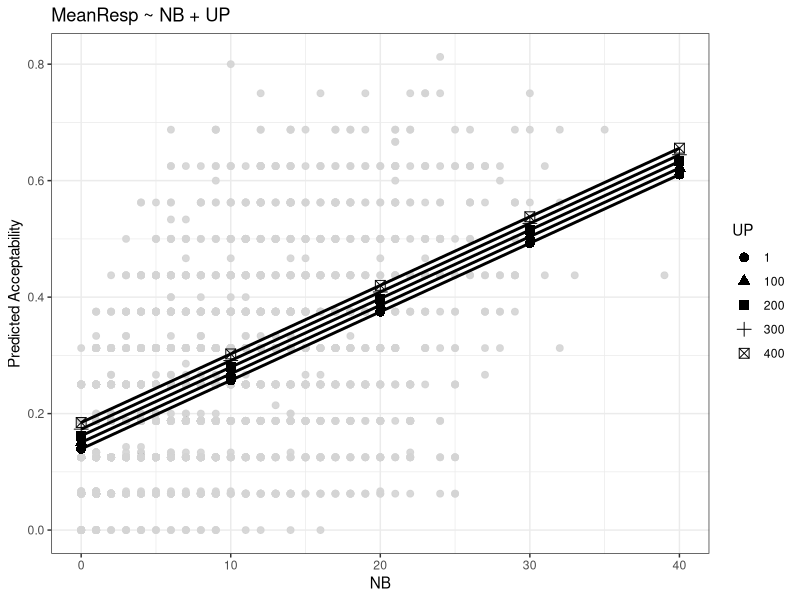
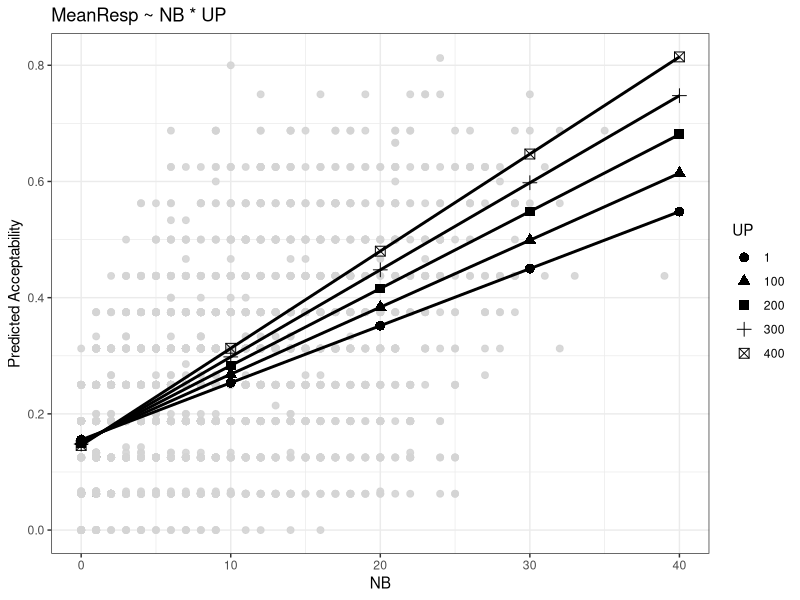
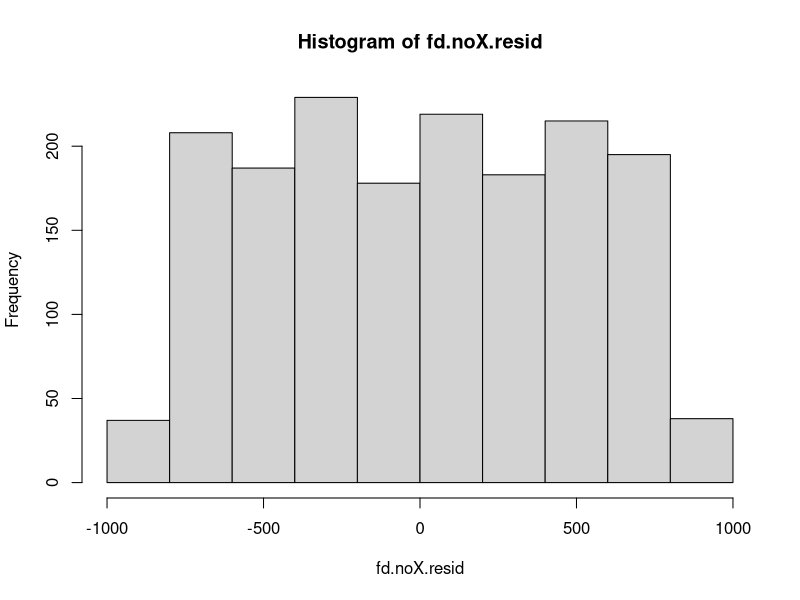
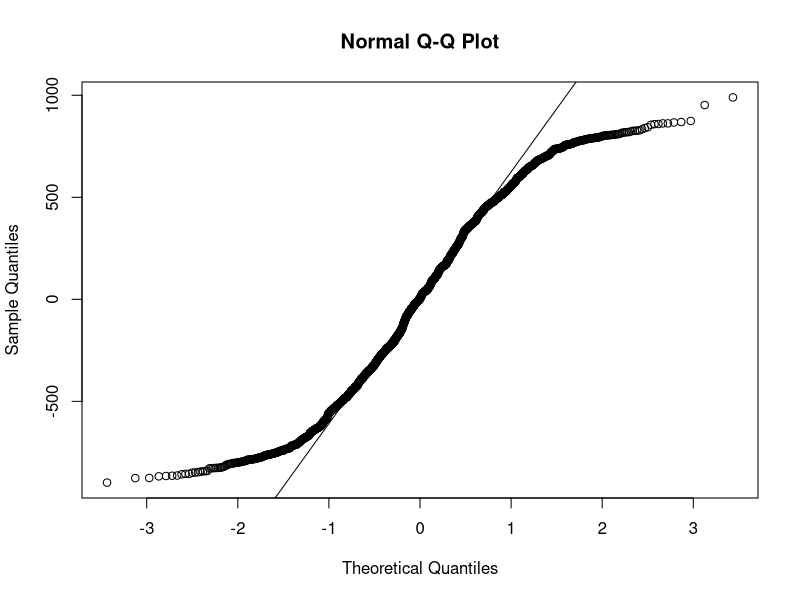
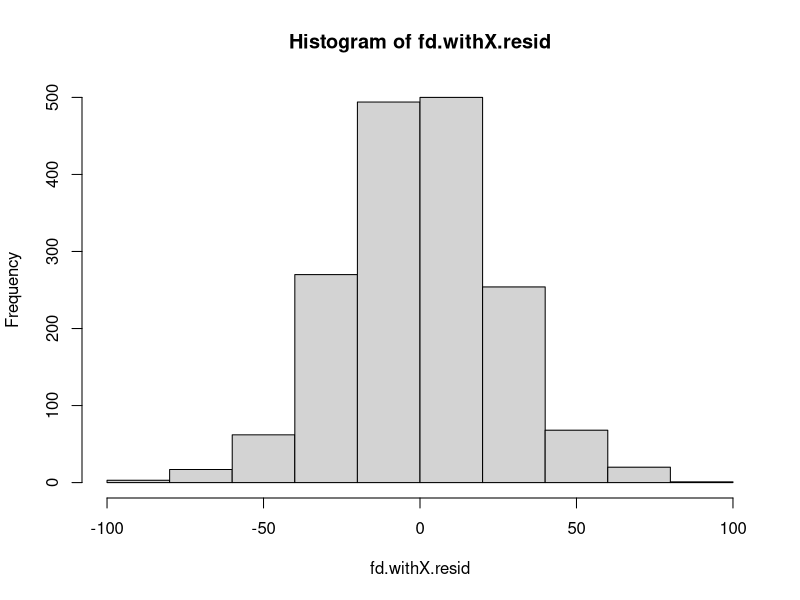
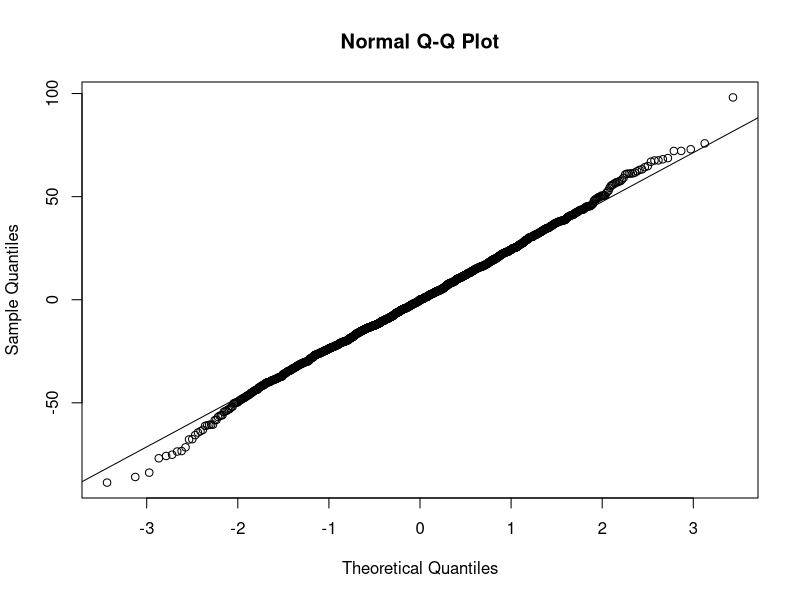
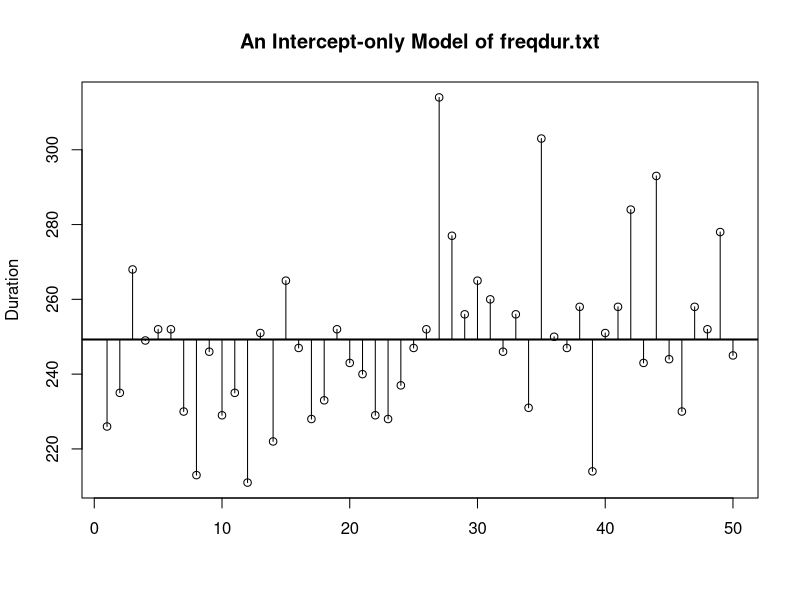
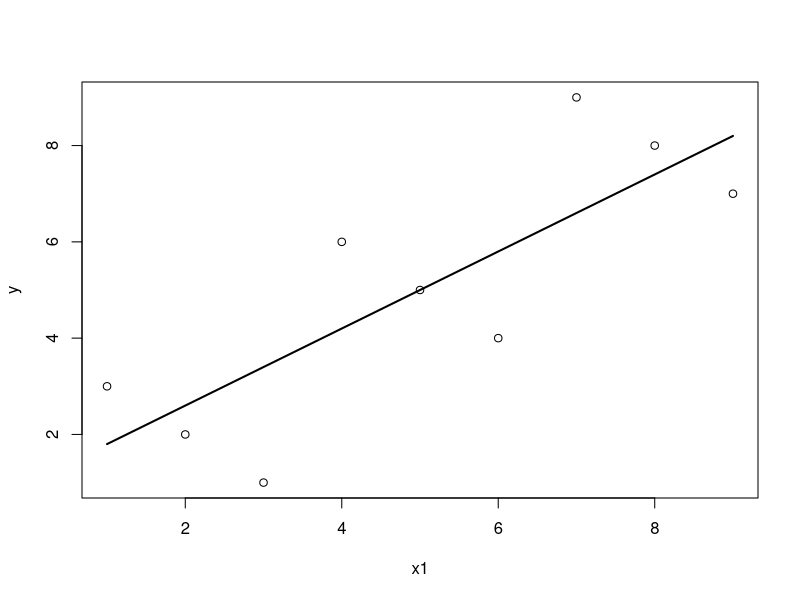

Source code (R) for these figures, in order:
# Figure 7
fd = read.delim("freqdur.txt")
fd$LogFreq = log(fd$Freq)

fd$FactorX = 1:nrow(fd) 		
fd$DurX = fd$Dur + fd$FactorX

fd.noX.lm = lm(DurX ~ LogFreq + AoA + Fam, data = fd)

fd.noX.resid = resid(fd.noX.lm)	

png(filename = "ch11.figure7a.png", height = 900, width = 1200, unit = "px",
    res = 200)

hist(fd.noX.resid)

dev.off()

png(filename = "ch11.figure7b.png", height = 900, width = 1200, unit = "px",
    res = 200)

qqnorm(fd.noX.resid)	
qqline(fd.noX.resid)

dev.off()

# Figure 8
fd.withX.lm = lm(DurX ~ LogFreq + AoA + Fam + FactorX, data = fd)
fd.withX.resid = resid(fd.withX.lm)

png(filename = "ch11.figure8a.png", height = 900, width = 1200, unit = "px",
    res = 200)

hist(fd.withX.resid)

dev.off()

png(filename = "ch11.figure8b.png", height = 900, width = 1200, unit = "px",
    res = 200)

qqnorm(fd.withX.resid)	
qqline(fd.withX.resid)

dev.off()

# Figure 9
fd = read.delim("freqdur.txt")
fd.int = lm(Dur ~ 1, data = fd)	

fd.sub = fd[1:50,]
x = 1:nrow(fd.sub)
y = fd.sub$Dur
fd.int.pred = predict(fd.int)

png(filename = "ch11.figure9.png", height = 900, width = 1200, unit = "px",
    res = 200)

plot(x, y, xlab = "", ylab = "Duration", 
     main = "An Intercept-only Model of freqdur.txt")
abline(fd.int, lwd = 2)
segments(x, y, x, fd.int.pred[1:50])

dev.off()

# Figure 10
x1 = c(1, 2, 3, 4, 5, 6, 7, 8, 9)
x2 = c(0, 0, 0, 4, 4, 4, 7, 7, 7)
y = c(3, 2, 1, 6, 5, 4, 9, 8, 7) 

fake.simp.lm = lm(y ~ x1)

png(filename = "ch11.figure10.png", height = 900, width = 1200, unit = "px",
    res = 200)

plot(x1, y)		  		                   
lines(predict(fake.simp.lm), lwd = 2)  

dev.off()

# Figure 11
fake.int.lm = lm(y ~ x1 * x2)

png(filename = "ch11.figure11.png", height = 900, width = 1200, unit = "px",
    res = 200)

plot(x1, y)		  		
lines(predict(fake.simp.lm), lwd = 2)  
lines(predict(fake.int.lm), lty = 2) 　　	

dev.off()

# Figure 12
png(filename = "ch11.figure12.png", height = 900, width = 1200, unit = "px",
    res = 200)

plot(x2, y)

dev.off()

# Figure 13a
library(ggplot2)
library(effects)

syl = read.delim("NBUP.txt")
syl.noint = lm(MeanResp ~ NB + UP, data = syl)
syl.coefs = coef(syl.noint)
intercept = syl.coefs["(Intercept)"]
nb.b = syl.coefs["NB"]
up.b = syl.coefs["UP"]

syl.noint.ef = data.frame(NB = rep(c(0, 10, 20, 30, 40), 5),
                          UP = c(rep(1, 5), rep(100, 5), rep(200, 5), rep(300, 5), rep(400, 5)))

syl.noint.ef$fit = intercept + nb.b * syl.noint.ef$NB + up.b * syl.noint.ef$UP

ggplot() +
  geom_point(data = syl, mapping = aes(x = NB, y = MeanResp), 
             size = 2, color = "lightgrey", alpha = .9) +
  geom_line(data = syl.noint.ef, 
            mapping = aes(x = NB, y = fit, group = factor(UP)),
            stat = "identity", linewidth = 1) +
  geom_point(data = syl.noint.ef, 
             mapping = aes(x = NB, y = fit, group = factor(UP), shape = factor(UP)),
             stat = "identity", size = 3) +
  labs(x = "NB", y = "Predicted Acceptability", title = "MeanResp ~ NB + UP",
       shape = "UP") +
  theme_bw()

ggsave(filename = "ch11.figure13a.png", width = 1200, height = 900, unit = "px",
       dpi = 200)

# Figure 13b
library(ggplot2)
library(effects)

syl = read.delim("NBUP.txt")  
syl.int = lm(MeanResp ~ NB * UP, data = syl) 

syl.int.ef = as.data.frame(effect("NB:UP", syl.int))
ggplot() +
  geom_point(data = syl, mapping = aes(x = NB, y = MeanResp), 
             size = 2, color = "lightgrey", alpha = .9) +
  geom_line(data = syl.int.ef, 
            mapping = aes(x = NB, y = fit, group = factor(UP)),
            stat = "identity", linewidth = 1) +
  geom_point(data = syl.int.ef, 
            mapping = aes(x = NB, y = fit, group = factor(UP), shape = factor(UP)),
            stat = "identity", size = 3) +
  labs(x = "NB", y = "Predicted Acceptability", title = "MeanResp ~ NB * UP",
       shape = "UP") +
  theme_bw()

ggsave(filename = "ch11.figure13b.png", width = 1200, height = 900, unit = "px",
       dpi = 200)

# Figure 14
png(filename = "ch11.figure14.png", height = 900, width = 1200, unit = "px",
    res = 200)

plot(c(1, 2), c(2, 4), xlim = c(0, 5), ylim = c(0, 5))
arrows(0, 0, 1, 2) 
arrows(0, 0, 2, 4, lty = 2, lwd = 2)

dev.off()
